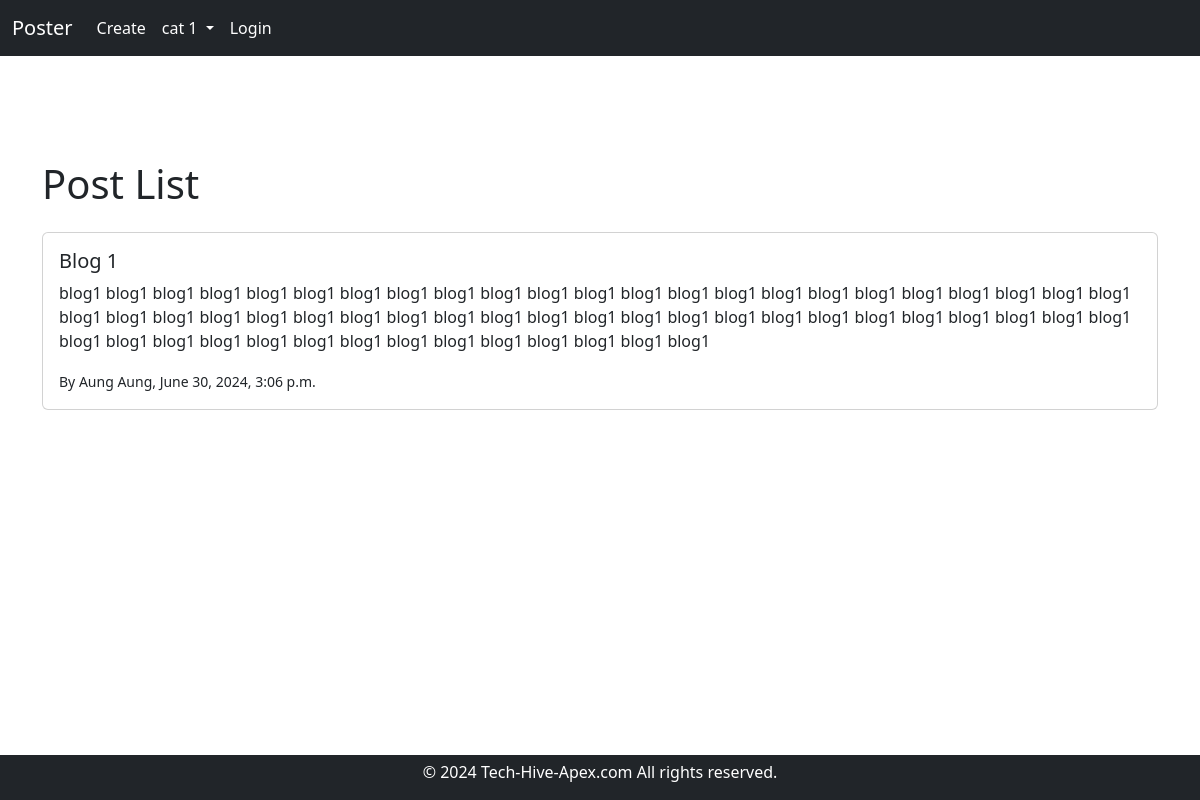
Page /blog/ on the earlier database version.
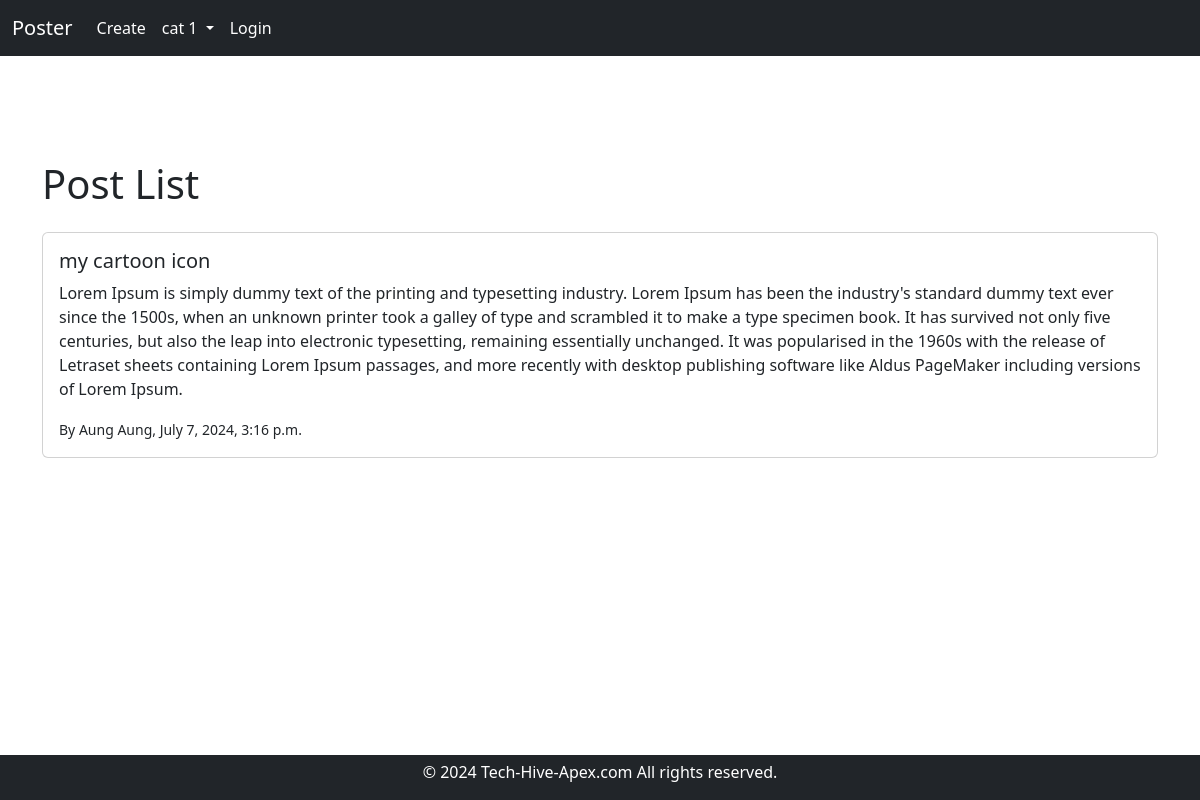
Same page on the later database version.
### blog/models.py (models this page shows, shortened)
class PostModel(models.Model):
  id = models.AutoField(primary_key=True)
  category = models.ForeignKey(CategoryModel, on_delete=models.CASCADE, default=None)
  author = models.ForeignKey(User, on_delete=models.CASCADE, default=None)
  image = models.ImageField(default=None, blank=True)
  title = models.CharField(max_length=100)
  body = models.TextField()
  created_at = models.DateTimeField(default=datetime.now)

### blog/views.py (the view)
# urls.py: path('', views.post_list, name='post_list'),
def post_list(request):
  posts = PostModel.objects.all().order_by('-created_at')
  return render(request, 'postList.html', {"posts" : posts})

### blog/templates/postList.html (shortened to what this page needs)
{% extends 'base.html' %}
{% block body %}
  <div class="container mb-5" style="margin-top: 5rem;">
    <h1 class="mb-4">Post List</h1>
    {% for post in posts %}
    <div class="card mb-4">
      <div class="card-body" onclick="window.location = '/blog/detail/{{ post.id }}/'">
        <h5 class="card-title"> {{ post.title }} </h5>
        <p class="card-text"> {{ post.body }} </p>
        <p class="card-text">
          <small>By Aung Aung, {{ post.created_at }}</small>
        </p>
      </div>
    </div>
    {% endfor %}
  </div>
{% endblock %}

### templates/base.html (shortened to what this page needs)
<!DOCTYPE html>
<html lang="en">
<head>
  <link rel="stylesheet" href="https://cdn.jsdelivr.net/npm/bootstrap@5.3.3/dist/css/bootstrap.min.css" rel="stylesheet">
</head>
<body>
  {% include 'header.html' %}
  {% block body %} {% endblock %}
  {% include 'footer.html' %}
</body>
</html>

### templates/header.html (shortened to what this page needs)
<nav class="navbar navbar-expand-lg navbar-light bg-dark fixed-top">
  <div class="container-fluid">
    <a class="navbar-brand" href="/blog/">Poster</a>
    <div class="collapse navbar-collapse" id="navbarSupportedContent">
      <ul class="navbar-nav me-auto mb-2 mb-lg-0">
        <li class="nav-item">
          <a class="nav-link active" aria-current="page" href="/blog/create/">Create</a>
        </li>
          <li class="nav-item dropdown">
          <a class="nav-link active dropdown-toggle" href="#" id="navbarDropdown" role="button" data-bs-toggle="dropdown" aria-expanded="false">
          cat 1
          </a>
          </li>
        {% if user.is_authenticated %}
          <li class="nav-item dropdown">
          <a class="nav-link active dropdown-toggle" href="#" id="navbarDropdown" role="button" data-bs-toggle="dropdown" aria-expanded="false">
          {{ user.username }}
          </a>
          <ul class="dropdown-menu" aria-labelledby="navbarDropdown">
            <li><a class="dropdown-item" >{{ user.email }}</a></li>
            <li><hr class="dropdown-divider"></li>
            <li><a class="dropdown-item" href="/blog/logout/">Log Out</a></li>
          </ul>
          </li>
          {% else %}
          <li class="nav-item">
          <a class="nav-link active" aria-current="page" href="/blog/login/">Login</a>
          </li>
        {% endif %}
      </ul>
    </div>
  </div>
</nav>

### templates/footer.html
<footer class="footer fixed-bottom bg-dark text-white text-center mt-5">
  <p style="margin-top: 5px;">&copy; 2024 Tech-Hive-Apex.com All rights reserved.</p>
</footer>

### templates/base.html (style rules this page uses)
body { display: flex; flex-direction: column; min-height: 100vh; margin: 0; padding-top: 80px; }
a.nav-link, a.navbar-brand { color: white !important; }

Differences in the rows shown:
removed PostModel: title "Blog 1", body "blog1 blog1 blog1 blog1 blog1 blog1 blog1 blog1 blog1 blog1 blog1 blog1 blog1 blog1 blog1 blog1 blog1 blog1 blog1 blog1 blog1 blog1 blog1 blog1 blog1 blog1 blog1 blog1 blog1 blog1 blog1 blog1 blog1 blog1 blog1 blog1 blog1 blog1 blog1 blog1 blog1 blog1 blog1 blog1 blog1 blog1 blog1 blog1 blog1 blog1 blog1 blog1 blog1 blog1 blog1 blog1 blog1 blog1 blog1 blog1", created_at "June 30, 2024, 3:06 p.m."
added PostModel: title "my cartoon icon", body "Lorem Ipsum is simply dummy text of the printing and typesetting industry. Lorem Ipsum has been the industry's standard dummy text ever since the 1500s, when an unknown printer took a galley of type and scrambled it to make a type specimen book. It has survived not only five centuries, but also the leap into electronic typesetting, remaining essentially unchanged. It was popularised in the 1960s with the release of Letraset sheets containing Lorem Ipsum passages, and more recently with desktop publishing software like Aldus PageMaker including versions of Lorem Ipsum.", created_at "July 7, 2024, 3:16 p.m."
